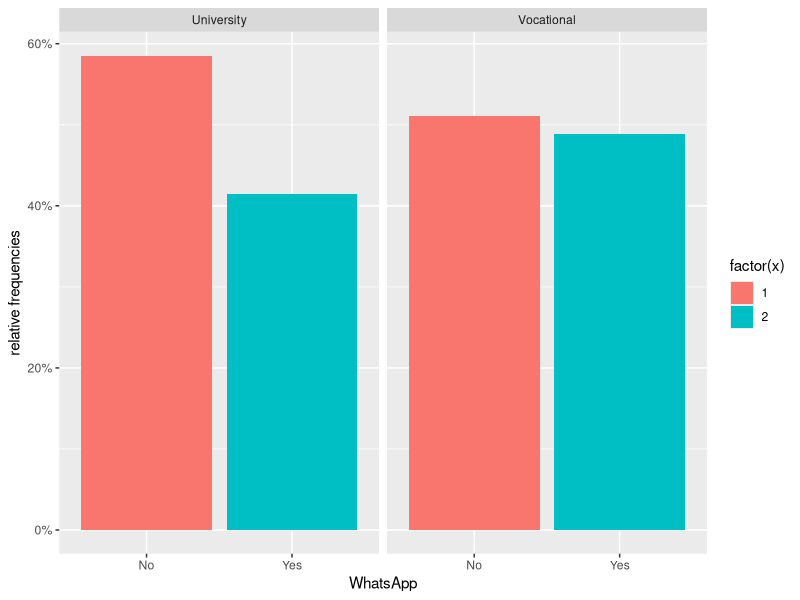
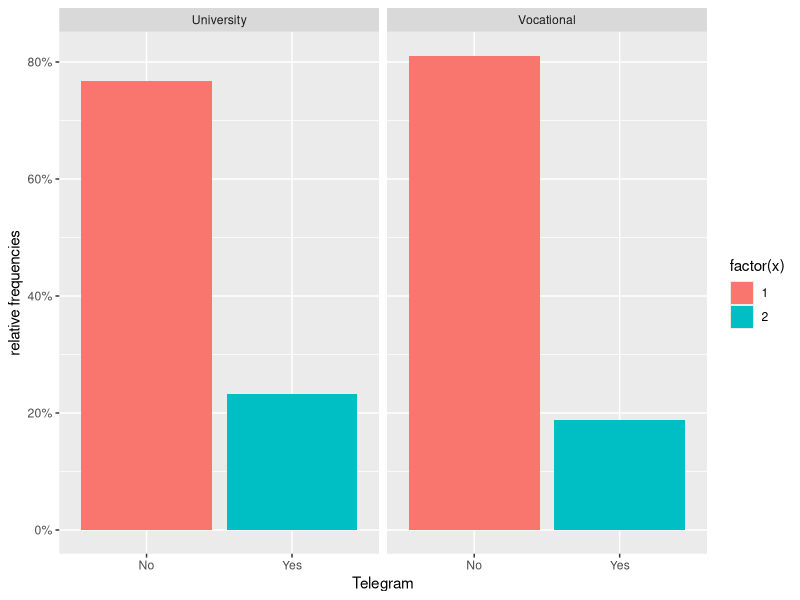
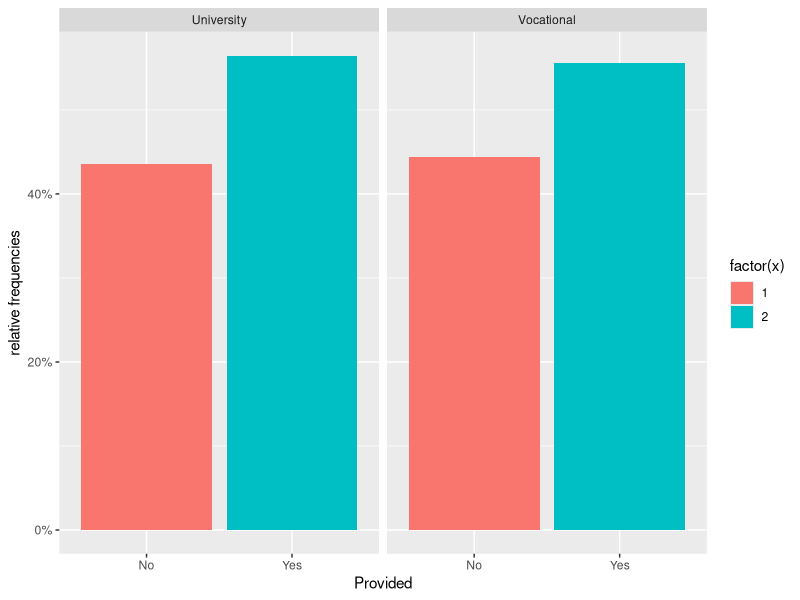
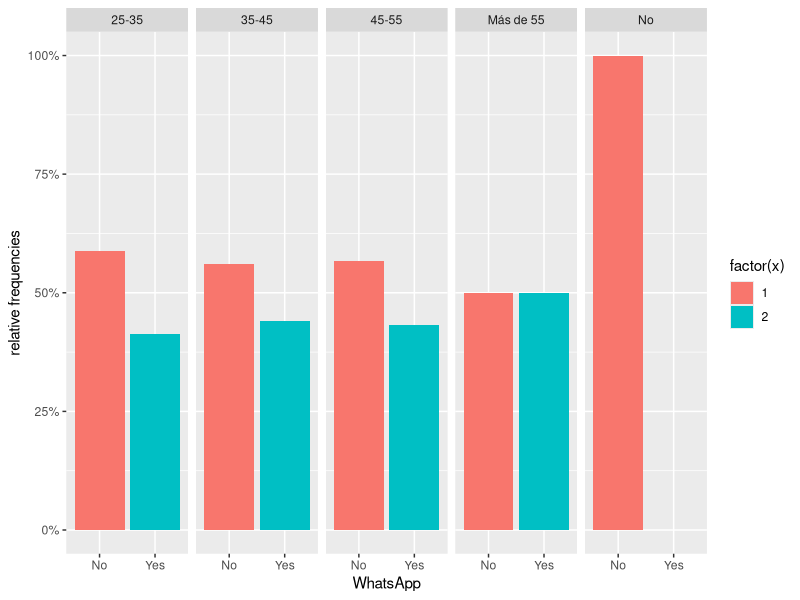
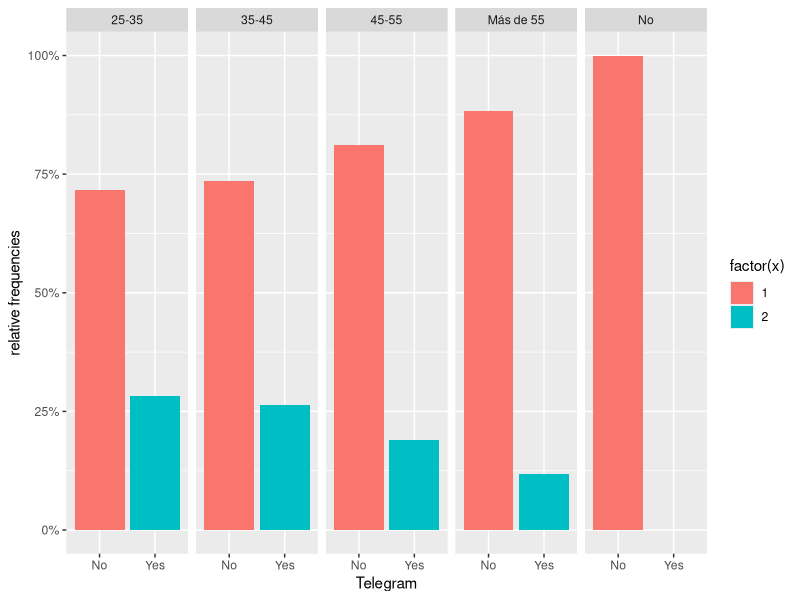
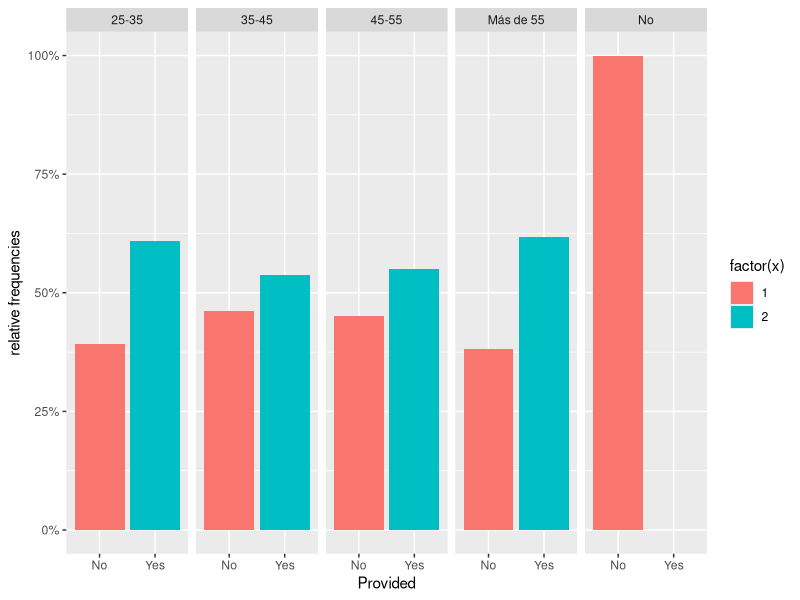

Here is the R script that generated these plots, in order:

library(ggplot2)
library(dplyr)
library(tidyr)
library(scales)

data <- read.csv("../data/survey-pilot-3.csv")

ggplot(data, aes(x = WhatsApp, group = Sector)) + geom_bar(aes(y = ..prop.., fill = factor(..x..)), stat="count") + scale_y_continuous(labels=scales::percent) + ylab("relative frequencies") + facet_grid(~Sector)
ggplot(data, aes(x = Telegram, group = Sector)) + geom_bar(aes(y = ..prop.., fill = factor(..x..)), stat="count") + scale_y_continuous(labels=scales::percent) + ylab("relative frequencies") + facet_grid(~Sector)
ggplot(data, aes(x = Provided, group = Sector)) + geom_bar(aes(y = ..prop.., fill = factor(..x..)), stat="count") + scale_y_continuous(labels=scales::percent) + ylab("relative frequencies") + facet_grid(~Sector)

ggplot(data, aes(x = WhatsApp, group = Age)) + geom_bar(aes(y = ..prop.., fill = factor(..x..)), stat="count") + scale_y_continuous(labels=scales::percent) + ylab("relative frequencies") + facet_grid(~Age)
ggplot(data, aes(x = Telegram, group = Age)) + geom_bar(aes(y = ..prop.., fill = factor(..x..)), stat="count") + scale_y_continuous(labels=scales::percent) + ylab("relative frequencies") + facet_grid(~Age)
ggplot(data, aes(x = Provided, group = Age)) + geom_bar(aes(y = ..prop.., fill = factor(..x..)), stat="count") + scale_y_continuous(labels=scales::percent) + ylab("relative frequencies") + facet_grid(~Age)
q
